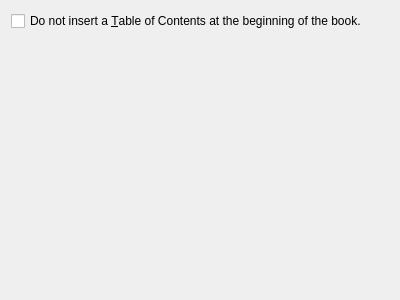
<?xml version="1.0" encoding="UTF-8"?>
<ui version="4.0">
 <class>Form</class>
 <widget class="QWidget" name="Form">
  <property name="geometry">
   <rect>
    <x>0</x>
    <y>0</y>
    <width>400</width>
    <height>300</height>
   </rect>
  </property>
  <property name="windowTitle">
   <string>Form</string>
  </property>
  <layout class="QGridLayout" name="gridLayout">
   <item row="1" column="0">
    <spacer name="verticalSpacer">
     <property name="orientation">
      <enum>Qt::Vertical</enum>
     </property>
     <property name="sizeHint" stdset="0">
      <size>
       <width>20</width>
       <height>213</height>
      </size>
     </property>
    </spacer>
   </item>
   <item row="0" column="0">
    <widget class="QCheckBox" name="opt_no_inline_fb2_toc">
     <property name="text">
      <string>Do not insert a &amp;Table of Contents at the beginning of the book.</string>
     </property>
    </widget>
   </item>
  </layout>
 </widget>
 <resources/>
 <connections/>
</ui>
